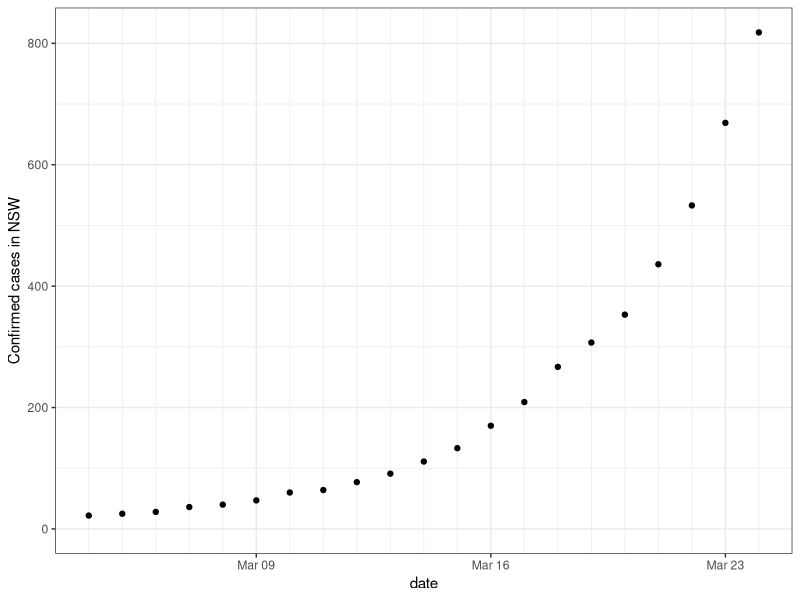
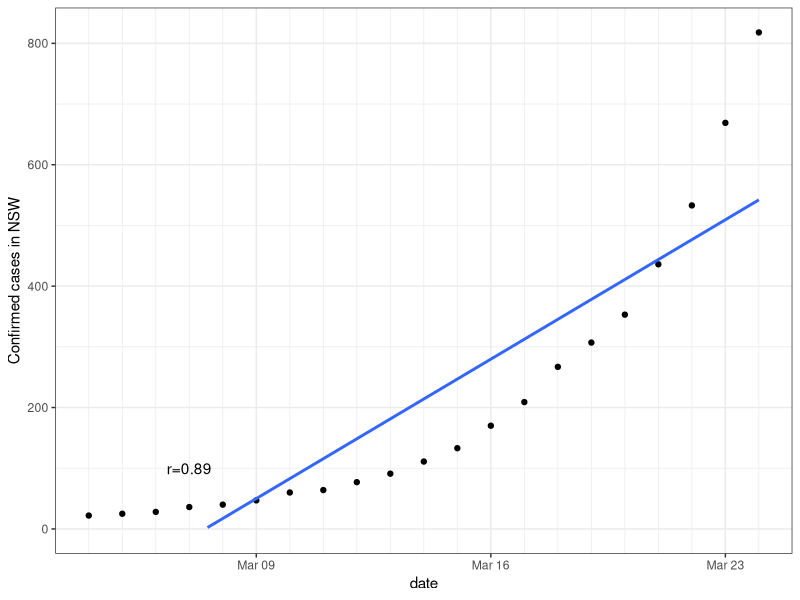
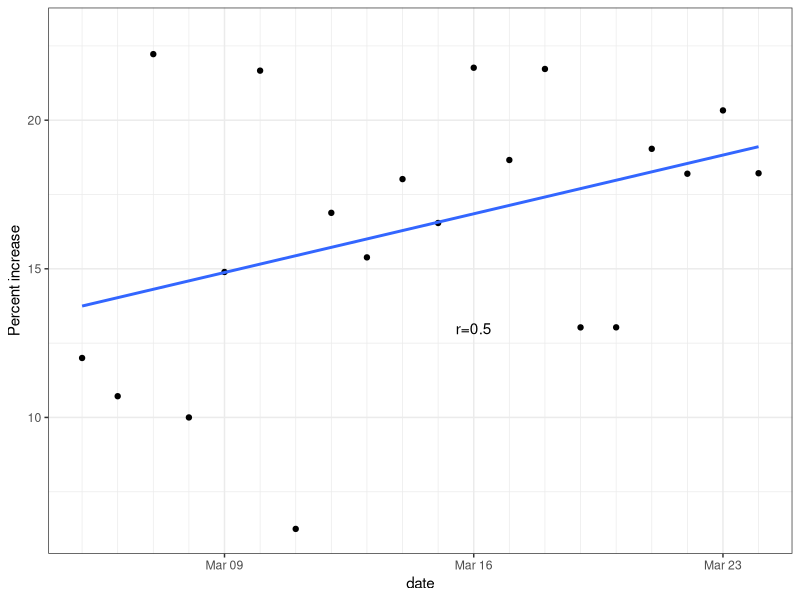
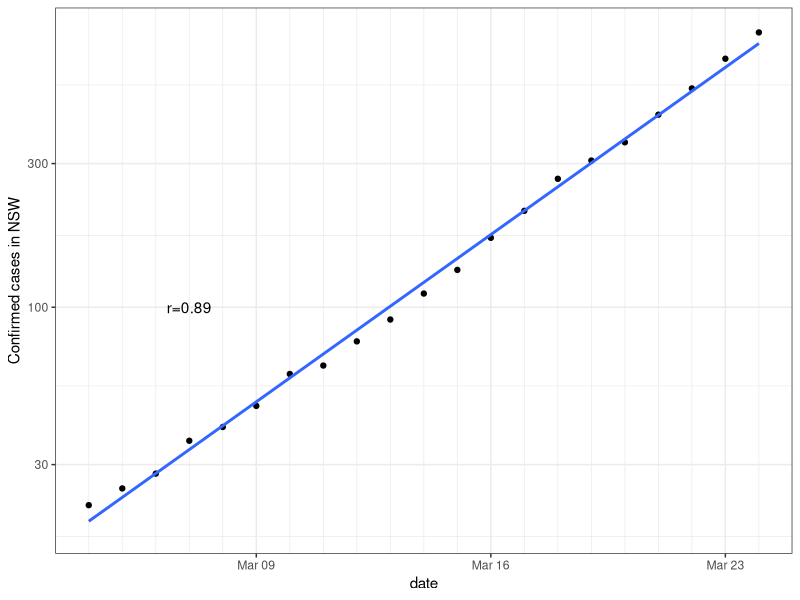
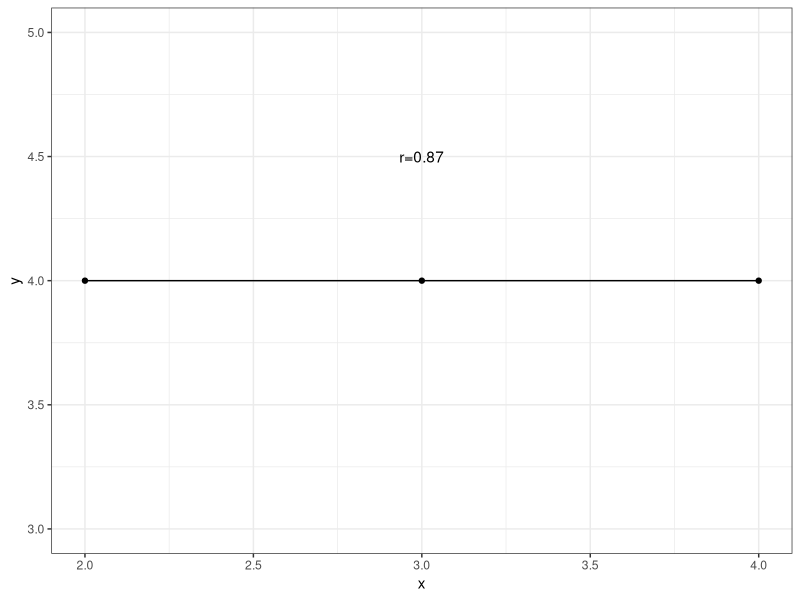

Source code (R) for these figures, in order:
## ---- chunk 1
knitr::opts_chunk$set(echo = TRUE)
## ---- chunk 2
NSW<-data.frame( cases= c(22,25,28,36,40,47,60,64,77,91,111,133,170,209,267,307,353,436,533,669,818) ) #19 March
#NSW$increase = c(0, 6, 8, 4, 7, 13, 4, 12, 14, 20, 14, 22, 37))  
NSW$date <- seq(as.Date("2020/3/4"), by = "day", length.out = length(NSW$cases))
require(ggplot2)
NSWcor<-cor.test(as.numeric(NSW$date),NSW$cases) 
g<-ggplot( data = NSW, aes( date, cases )) + geom_point() + theme_bw() + ylab("Confirmed cases in NSW") + scale_x_date(date_minor_breaks=("1 days")) + ylim(0,NA)
show(g)
## ---- chunk 3

g<-ggplot( data = NSW, aes( date, cases )) + geom_point() + theme_bw() + ylab("Confirmed cases in NSW") + scale_x_date(date_minor_breaks=("1 days")) +
  geom_smooth(method='lm', fill=NA) +  ylim(0,NA) +
  annotate("text",x=as.Date("2020/3/7"),y=100, label=paste0("r=",round(NSWcor$estimate,2)), parse=FALSE) 
show(g)
## ---- chunk 4

#Calculate proportional increase
increase<-diff(NSW$cases)
increase<-c(0,increase) #pad with 0 for first item
NSW$increase <- increase
excludeFirst <- tail(NSW,-1)
NSWcori<-cor.test(as.numeric(NSW$date),NSW$increase/NSW$cases) 
h<-ggplot( data = excludeFirst, aes( date, 100*increase/cases )) + geom_point() + theme_bw() + ylab("Percent increase") + scale_x_date(date_minor_breaks=("1 days")) +
  geom_smooth(method='lm', fill=NA) + 
  annotate("text",x=as.Date("2020/3/16"),y=13, label=paste0("r=",round(NSWcori$estimate,2)), parse=FALSE)
show(h)
## ---- chunk 5

show(g + scale_y_log10())

## ---- chunk 6

flatLine<- data.frame( x=c(2,3,4), y=c(4,4,4.00000001) )
flatCor<-cor.test(flatLine$x,flatLine$y) 

ggplot(flatLine,aes(x,y))+
  geom_point() +geom_line() +theme_bw() + ylim(3,5) +
    annotate("text",x=3,y=4.5, label=paste0("r=",round(flatCor$estimate,2)), parse=FALSE)
